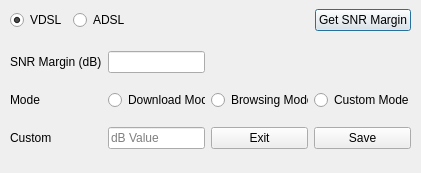
<?xml version="1.0" encoding="UTF-8"?>
<ui version="4.0">
 <class>mainScreen</class>
 <widget class="QDialog" name="mainScreen">
  <property name="geometry">
   <rect>
    <x>0</x>
    <y>0</y>
    <width>421</width>
    <height>173</height>
   </rect>
  </property>
  <property name="windowTitle">
   <string>SNR Margin - Main Screen</string>
  </property>
  <widget class="QWidget" name="horizontalLayoutWidget">
   <property name="geometry">
    <rect>
     <x>10</x>
     <y>0</y>
     <width>401</width>
     <height>41</height>
    </rect>
   </property>
   <layout class="QHBoxLayout" name="horizontalLayout">
    <property name="spacing">
     <number>6</number>
    </property>
    <property name="rightMargin">
     <number>0</number>
    </property>
    <item>
     <widget class="QRadioButton" name="rbVDSL">
      <property name="text">
       <string>VDSL</string>
      </property>
      <property name="checked">
       <bool>true</bool>
      </property>
     </widget>
    </item>
    <item>
     <widget class="QRadioButton" name="rbADSL">
      <property name="text">
       <string>ADSL</string>
      </property>
     </widget>
    </item>
    <item>
     <spacer name="horizontalSpacer_2">
      <property name="orientation">
       <enum>Qt::Horizontal</enum>
      </property>
      <property name="sizeType">
       <enum>QSizePolicy::MinimumExpanding</enum>
      </property>
      <property name="sizeHint" stdset="0">
       <size>
        <width>40</width>
        <height>20</height>
       </size>
      </property>
     </spacer>
    </item>
    <item>
     <widget class="QPushButton" name="btnGet">
      <property name="text">
       <string>Get SNR Margin</string>
      </property>
     </widget>
    </item>
   </layout>
  </widget>
  <widget class="QWidget" name="gridLayoutWidget">
   <property name="geometry">
    <rect>
     <x>10</x>
     <y>40</y>
     <width>401</width>
     <height>121</height>
    </rect>
   </property>
   <layout class="QGridLayout" name="gridLayout">
    <item row="0" column="0">
     <widget class="QLabel" name="lblSNR">
      <property name="text">
       <string>SNR Margin (dB)</string>
      </property>
     </widget>
    </item>
    <item row="1" column="3">
     <widget class="QRadioButton" name="rbCustom">
      <property name="text">
       <string>Custom Mode</string>
      </property>
     </widget>
    </item>
    <item row="1" column="0">
     <widget class="QLabel" name="lblMode">
      <property name="text">
       <string>Mode</string>
      </property>
     </widget>
    </item>
    <item row="1" column="2">
     <widget class="QRadioButton" name="rbBrowsing">
      <property name="text">
       <string>Browsing Mode</string>
      </property>
     </widget>
    </item>
    <item row="1" column="1">
     <widget class="QRadioButton" name="rbDownload">
      <property name="text">
       <string>Download Mode</string>
      </property>
     </widget>
    </item>
    <item row="2" column="0">
     <widget class="QLabel" name="lblCustom">
      <property name="text">
       <string>Custom</string>
      </property>
     </widget>
    </item>
    <item row="2" column="1">
     <widget class="QLineEdit" name="txtNewSNR">
      <property name="placeholderText">
       <string>dB Value</string>
      </property>
     </widget>
    </item>
    <item row="2" column="2">
     <widget class="QPushButton" name="btnExit">
      <property name="text">
       <string>Exit</string>
      </property>
     </widget>
    </item>
    <item row="2" column="3">
     <widget class="QPushButton" name="btnSave">
      <property name="text">
       <string>Save</string>
      </property>
     </widget>
    </item>
    <item row="0" column="1">
     <widget class="QLineEdit" name="txtSNR">
      <property name="readOnly">
       <bool>true</bool>
      </property>
     </widget>
    </item>
   </layout>
  </widget>
 </widget>
 <resources/>
 <connections/>
</ui>
